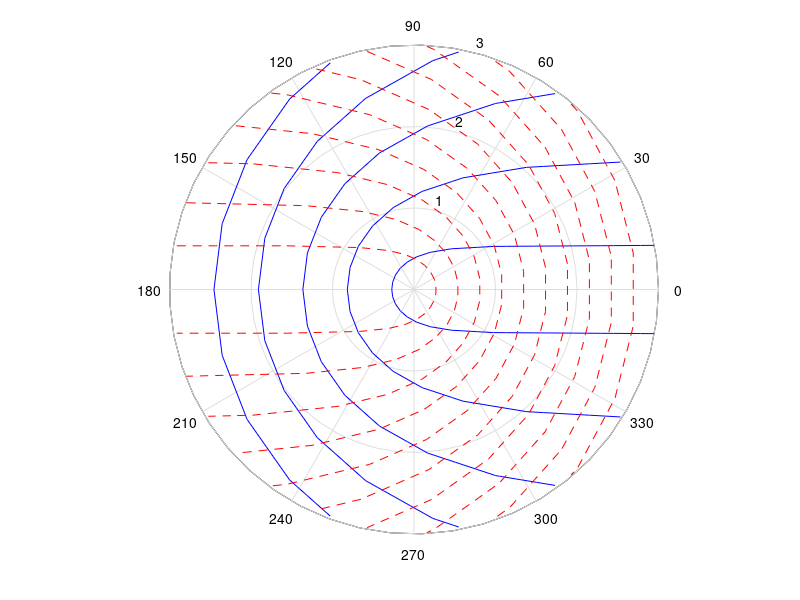

MATLAB code to generate this figure:
clear ;
clc ;
theta = linspace(-pi, pi, 20);
rho = linspace(0.001, 3, 20);

[THETA, RHO] = meshgrid(theta, rho);
A = 1;
n = 0.5;
psi = A*(RHO.*n).*sin(n.*THETA);
phi = A*(RHO.*n).*cos(n.*THETA);

X = RHO.*cos(THETA);
Y = RHO.*sin(THETA);

% figure1 = figure; 
h = polar(X, Y);
hold all;
contour(X, Y, psi, 20, '-b', linewidth=2);
contour(X, Y, phi, 20, '--r', linewidth=2);
set(h,'Visible','off')
axis off
axis image
% saveas(figure1,'finename.png')

